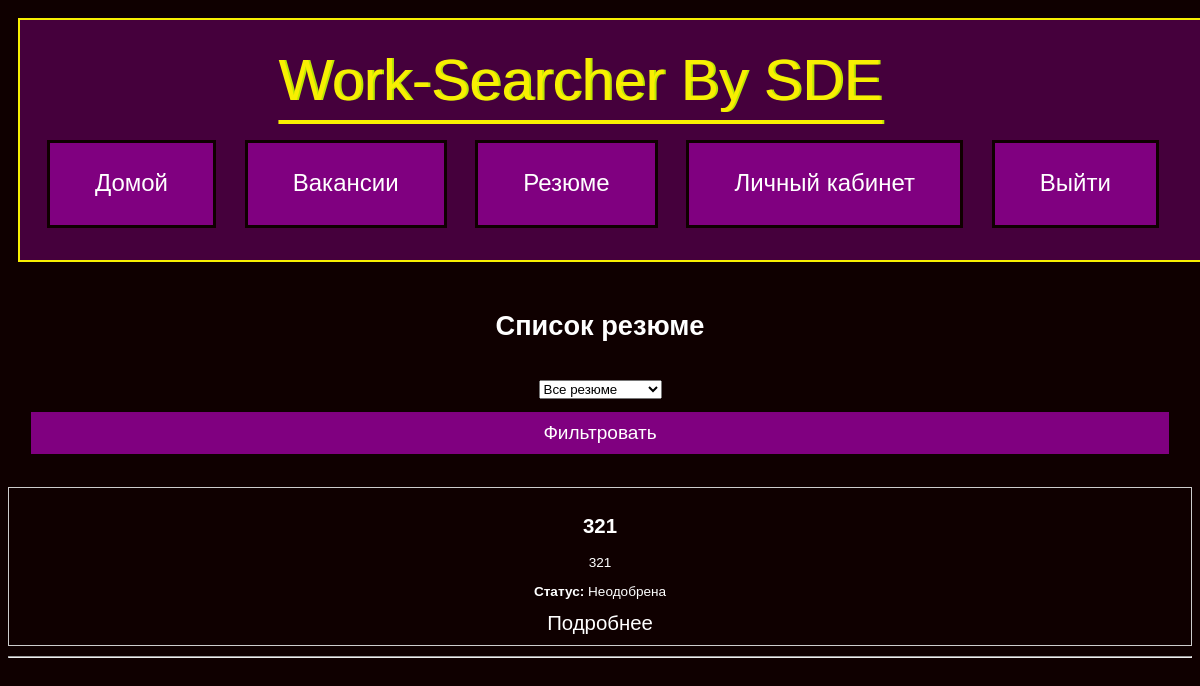
The page /resumes (signed in) on the database its author committed.
### Model/models.py (models this page shows)
class Resume(db.Model):
    id = db.Column(db.Integer, primary_key=True)
    title = db.Column(db.String(300), nullable=False)
    description = db.Column(db.Text, nullable=False)
    skills = db.Column(db.String(200))
    image_filename = db.Column(db.String(300))
    user_id = db.Column(db.Integer, db.ForeignKey('user.id'), nullable=False)
    user = db.relationship('User', backref=db.backref('resumes', lazy=True))
    status = db.Column(db.Boolean, nullable=True)

### Controller/CZN.py (the view)
@CZN.route("/resumes", methods=['GET', 'POST'])
@login_required
def resumes():
    if current_user.is_admin:
        status = request.args.get('status', 'all')
        if status == 'pending':
            resumes = Resume.query.filter_by(status=None).all()
        elif status == 'approved':
            resumes = Resume.query.filter_by(status=True).all()
        elif status == 'rejected':
            resumes = Resume.query.filter_by(status=False).all()
        else:
            resumes = Resume.query.all()
        return render_template('resumes.html', resumes=reversed(resumes), is_admin=current_user.is_admin)
    resumes = Resume.query.filter_by(user=current_user).all()
    return render_template('resumes.html', resumes=reversed(resumes), is_admin=current_user.is_admin)

### app.py (called while the page is built)
@login_manager.user_loader
def load_user(user_id):
    return User.query.get(int(user_id))

### templates/resumes.html (shortened to what this page needs)
{% extends "base.html" %}
{% block content %}
    <h1>Список резюме</h1>
    {% if is_admin %}
    <form method="GET" action="{{ url_for('CZN.resumes') }}">
        <select name="status">
            <option value="all">Все резюме</option>
        </select>
        <input type="submit" value="Фильтровать">
    </form>
{% endif %}
   {% for resume in resumes %}
    <div class="resume-box">
        <h2>{{ resume.title }}</h2>
        <p>{{ resume.skills }}</p>
        <p><strong>Статус:</strong> {% if resume.status==None %}В рассмотрении{% elif resume.status %}Одобрена{% else %}Неодобрена{% endif %}</p>
    <a href="{{ url_for('resume.detail_resume', resume_id=resume.id) }}">Подробнее</a>
    </div>
    <hr>
{% endfor %}
{% endblock %}

### static/styles.css (style rules this page uses)
html { height:100%; }
body { background: #0f0000; color : #ffffff; font-family: "helterskelter", sans-serif; -webkit-background-size: cover; }
a { text-decoration: none; color: #ffffff; font-size: 150%; padding: 15px; }
form { color: #fff; padding: 20px; }
input, textarea { background: #45003c; width: 100%; padding: 10px; box-sizing: border-box; border: 1px solid #ccc; color: #fff; margin-bottom: 10px; margin-top: 10px; font-size: 18px; }
input[type="submit"] { width: 100%; background: #800080; color: #fff; cursor: pointer; transition: background-color 0.3s ease-in-out; border: medium solid #0f0000; font-size : 140%; }
.resume-box { border: 1px solid #ccc; padding: 10px; margin-bottom: 10px; }

### rows shown on the page
Resume: title "321", skills "321", status "Неодобрена"
